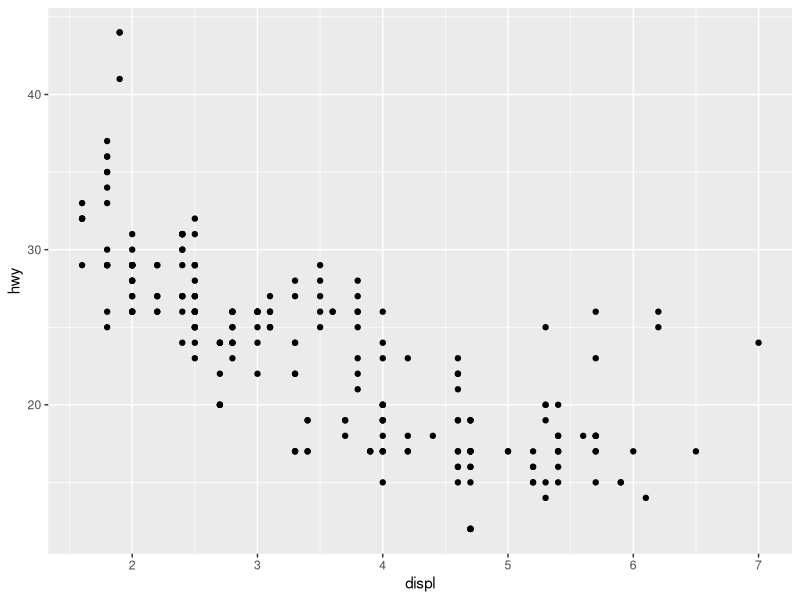
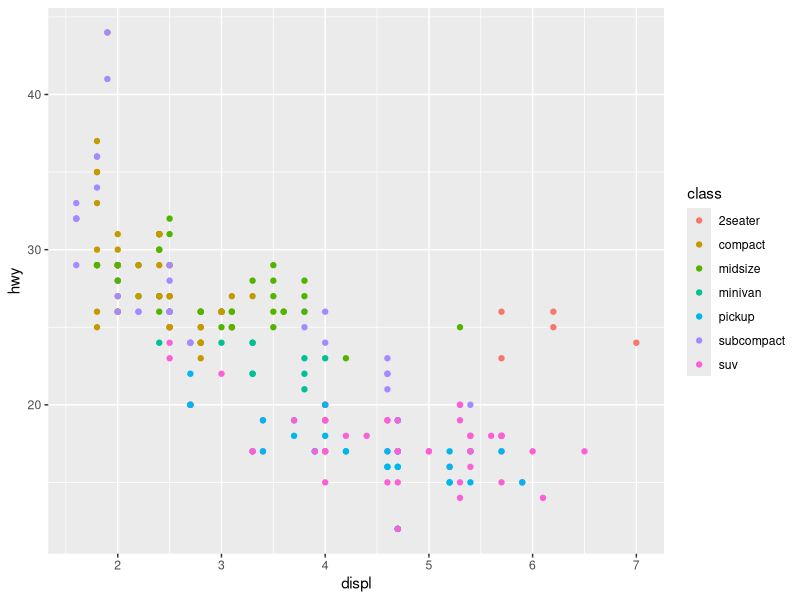
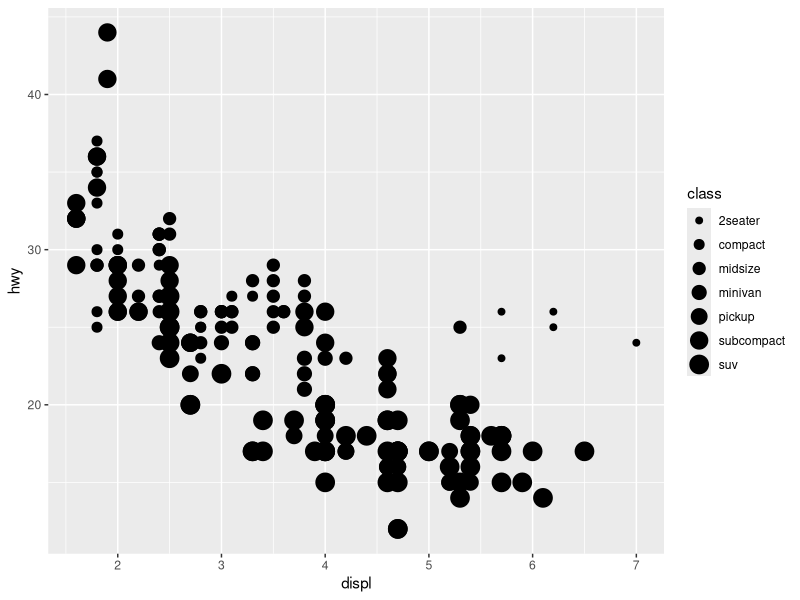
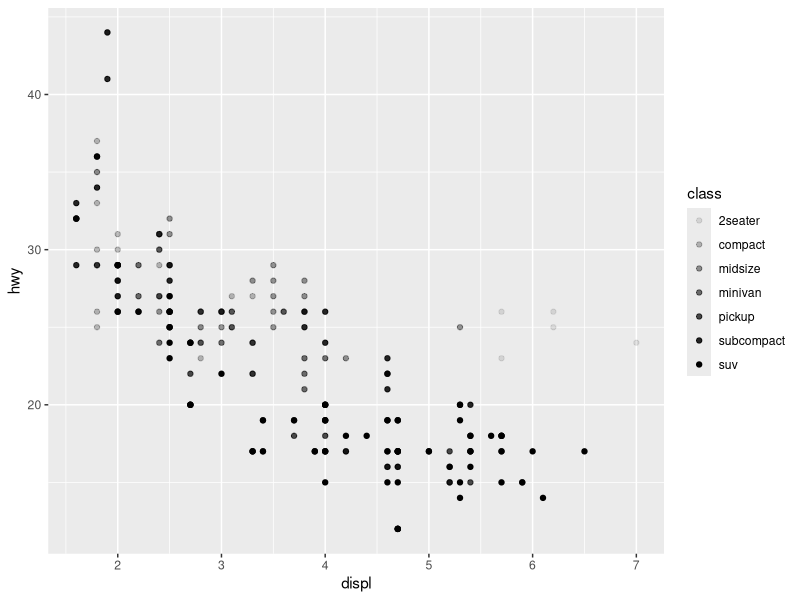
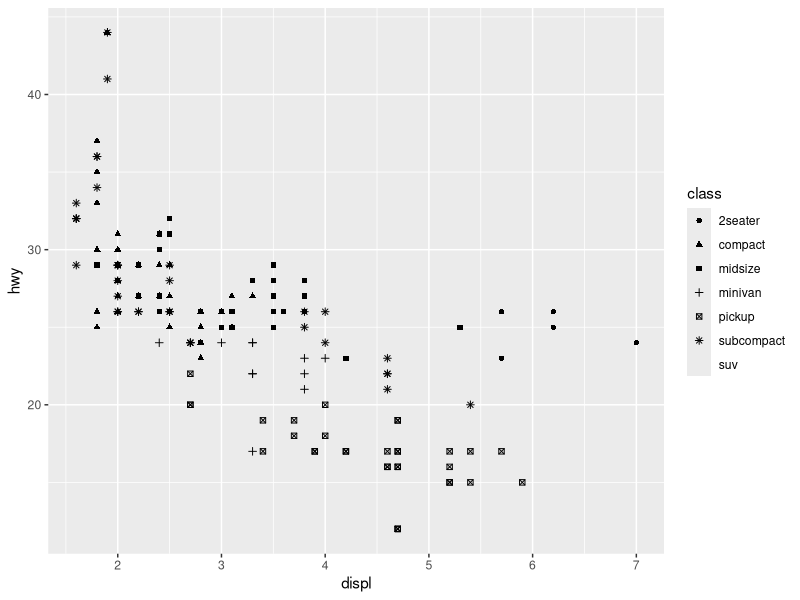
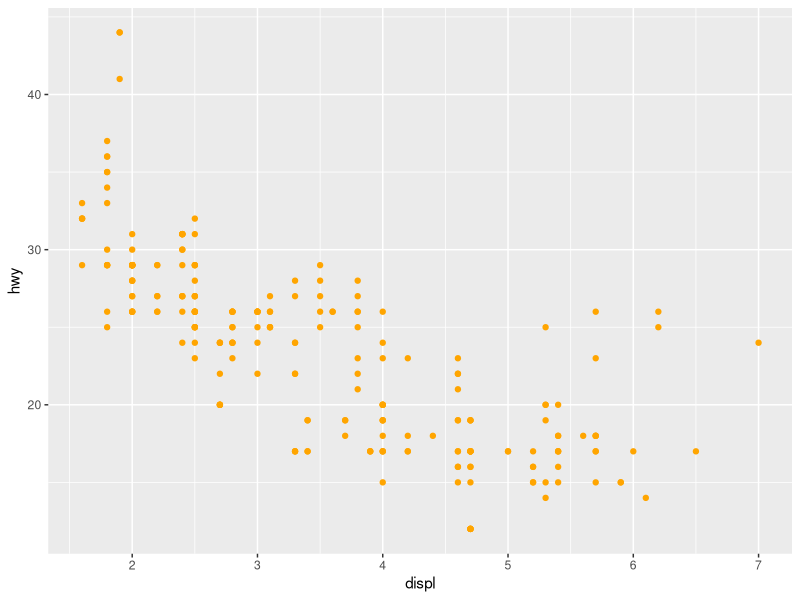
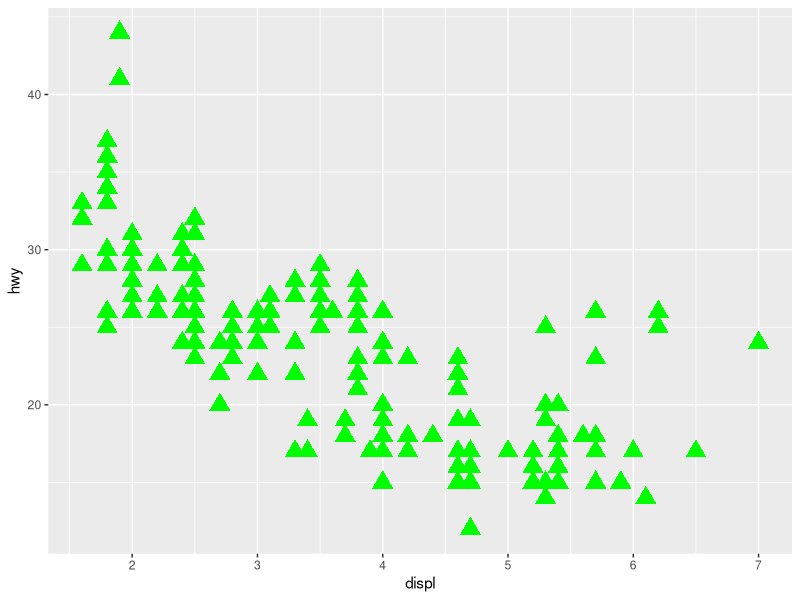
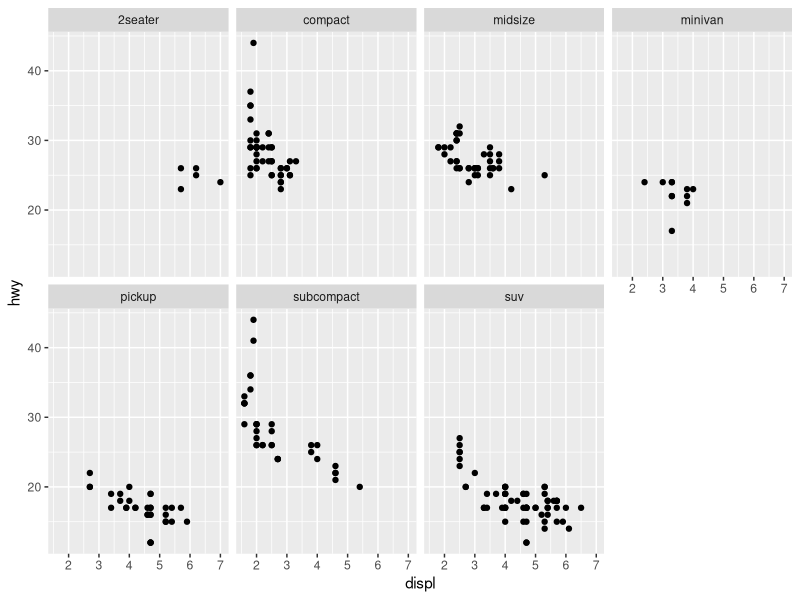

Recreate these plots in R, in order.
## 1.1 들어가기


# install.packages("tidyverse")
library(tidyverse)


## 1.2 첫 단계


mpg


?mpg


ggplot(data = mpg) +
  geom_point(mapping = aes(x = displ, y = hwy))


# ggplot(data = <데이터>) +
#   <지옴 함수>(mapping = aes(<매핑모음>))


## 1.3 심미성 매핑


ggplot(data = mpg) +
  geom_point(mapping = aes(x = displ, y = hwy, color = class))


ggplot(data = mpg) +
  geom_point(mapping = aes(x = displ, y = hwy, size = class))


ggplot(data = mpg) +
  geom_point(mapping = aes(x = displ, y = hwy, alpha = class))


ggplot(data = mpg) +
  geom_point(mapping = aes(x = displ, y = hwy, shape = class))


ggplot(data = mpg) +
  geom_point(mapping = aes(x = displ, y = hwy), color = "orange")


ggplot(data = mpg) +
  geom_point(mapping = aes(x = displ, y = hwy), color = "green", shape = 17, size=5)


## 1.5 facet


ggplot(data = mpg) +
  geom_point(mapping = aes(x = displ, y = hwy)) +
  facet_wrap(~ class, nrow = 2)


ggplot(data = mpg) +
  geom_point(mapping = aes(x = displ, y =hwy)) +
  facet_grid(drv ~ cyl)


ggplot(data = mpg) +
  geom_point(mapping = aes(x = displ, y =hwy)) +
  facet_grid(. ~ cyl)


ggplot(data = mpg) +
  geom_point(mapping = aes(x = displ, y =hwy)) +
  facet_grid(. ~ class)


## 1.6 기하 객체


ggplot(data = mpg) +
  geom_point(mapping = aes(x = displ, y = hwy))

ggplot(data = mpg) +
  geom_smooth(mapping = aes(x = displ, y = hwy))


ggplot(data = mpg) + 
  geom_smooth(mapping = aes(x = displ, y = hwy, linetype = drv))


ggplot(data = mpg) + 
  geom_smooth(mapping = aes(x = displ, y = hwy, linetype = drv, color = drv))


?geom_smooth


ggplot(data = mpg) + 
  geom_smooth(mapping = aes(x = displ, y = hwy))


ggplot(data = mpg) + 
  geom_smooth(mapping = aes(x = displ, y = hwy, group = drv))


ggplot(data = mpg) + 
  geom_smooth(mapping = aes(x = displ, y = hwy, color = drv), show.legend = FALSE)


ggplot(data = mpg) + 
  geom_point(mapping = aes(x = displ, y = hwy)) +
  geom_smooth(mapping = aes(x = displ, y = hwy))


ggplot(data = mpg) + 
  geom_point(mapping = aes(x = displ, y = hwy, color = drv)) +
  geom_smooth(mapping = aes(x = displ, y = hwy, linetype = drv))


ggplot(data = mpg) + 
  geom_point(mapping = aes(x = displ, y = hwy, color = drv)) +
  geom_smooth(mapping = aes(x = displ, y = hwy, linetype = drv, color = drv))


ggplot(data = mpg, mapping = aes(x = displ, y = hwy)) + 
  geom_point() +
  geom_smooth()


ggplot(data = mpg, mapping = aes(x = displ, y = hwy)) + 
  geom_point(mapping = aes(color = class)) +
  geom_smooth()


ggplot(data = mpg, mapping = aes(x = displ, y = hwy)) + 
  geom_point(mapping = aes(color = class)) +
  geom_smooth(
    data = filter(mpg, class == "subcompact"),
    se = FALSE
  )



